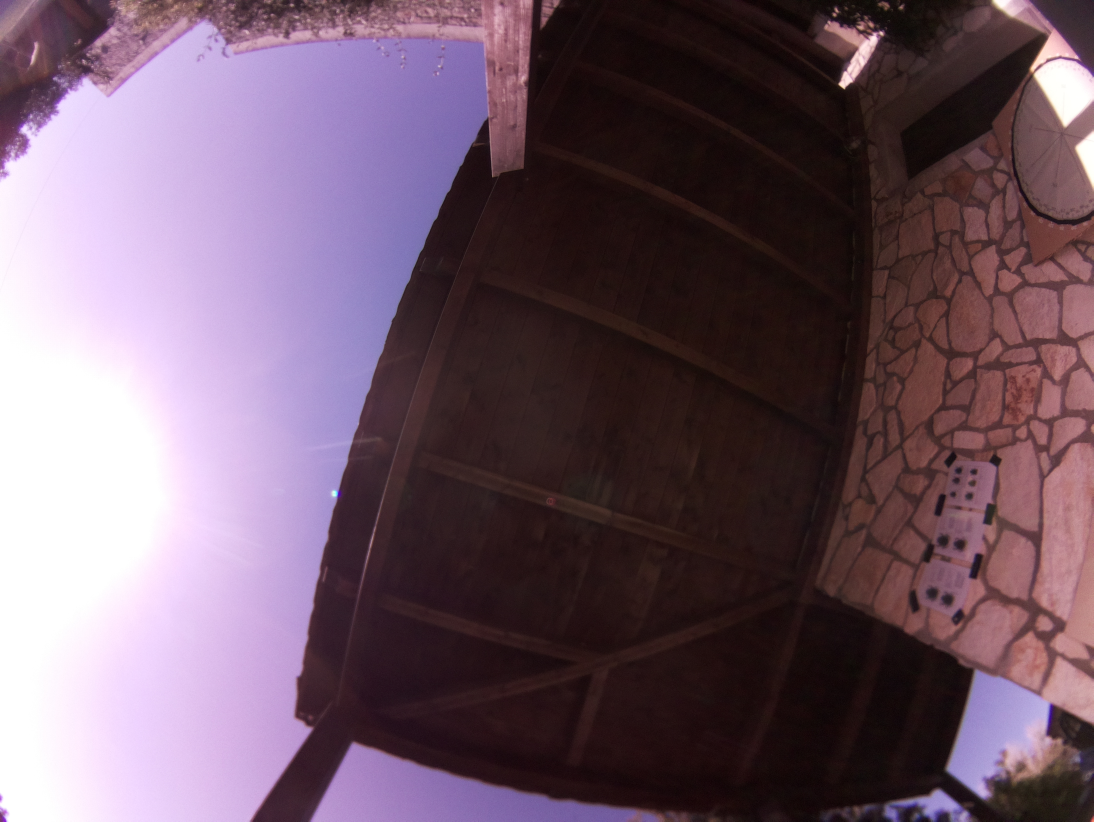
#> input picture sardinia_data/canopy_data/Thursday_19-05-22/17-20__Thursday_19-05-22/Thursday_19-05-22_17-20-24_CEST.jpg, 3280 x 2464 px (shown at 1/3 size)
$ python -i image_processing.py   (imports and definitions only)
#> lines starting #> are read from the running program, lines starting #| are printed output that depends on the picture
#> further down, picture is the input picture: shape (2464, 3280, 3); mean B, G, R 104.5, 89.3, 112
from datetime import datetime

import skylight as skl
import skimage.filters.thresholding as sft
import skimage as ski
import numpy as np
import imutils
import pytz
import cv2
import os

scale_percent = 15

thresholds = [sft.threshold_isodata, sft.threshold_li, sft.threshold_mean, sft.threshold_minimum,
              sft.threshold_otsu, sft.threshold_triangle, sft.threshold_yen]

coordinates = {
    "Sardinia": {"lon": 8.440184, "lat": 39.258648, "timezone": 'Europe/Rome'},
    "Vryburg": {"lon": 24.327144, "lat": -26.398643, "timezone": 'Africa/Johannesburg'},
    "Bela Bela": {"lon": 27.918972, "lat": -24.714872, "timezone": 'Africa/Johannesburg'},
    None: {"lon": None, "lat": None, "timezone": None}
}

sky_centre_images = {
    "Saturday_14-05-22_09-00-11_CEST": [datetime(2022, 5, 11, 1), datetime(2022, 5, 20, 23)],
    "Friday_11-11-22_16-01-02_SAST": [datetime(2022, 11, 10, 1), datetime(2022, 11, 13, 23)],
    "Sunday_20-11-22_14-28-16_SAST": [datetime(2022, 11, 14, 1), datetime(2022, 11, 29, 23)],
}

# Saturday_14-05-22_09-00-11_CEST, {'centre': array(1378.+1639.j), 'radius': array(1965, dtype=uint32)}
#   Friday_11-11-22_16-01-02_SAST, {'centre': array(1214.+1806.j), 'radius': array(1861, dtype=uint32)}
#   Sunday_20-11-22_14-28-16_SAST, {'centre': array(1272.+1682.j), 'radius': array(1404, dtype=uint32)}
sky_centres = {
    pytz.timezone(coordinates["Sardinia"]["timezone"]).localize(datetime(2022, 5, 20, 23)): {
        'centre': 1345.+1589.j, 'radius': 2000},
    pytz.timezone(coordinates["Vryburg"]["timezone"]).localize(datetime(2022, 11, 13, 23)): {
        'centre': 1214.+1806.j, 'radius': 2000},
    pytz.timezone(coordinates["Bela Bela"]["timezone"]).localize(datetime(2022, 11, 29, 23)): {
        'centre': 1272.+1682.j, 'radius': 1504},
}

sun_centres = {  # threshold algorithm, exposure, hand-picked x, y, centre drift
    'Friday_13-05-22_18-00-12_CEST': [sft.threshold_minimum, 8, 87, 1733, 22.64],
    'Friday_13-05-22_18-30-11_CEST': [sft.threshold_minimum, 8, 100, 1900, 20.83],
    'Friday_13-05-22_19-00-23_CEST': [sft.threshold_minimum, 8, 107, 2093, 22.92],
    'Friday_13-05-22_19-30-09_CEST': [sft.threshold_minimum, 8, 107, 2240, 23.83],
    'Friday_13-05-22_20-00-18_CEST': [sft.threshold_minimum, 8, 100, 2307, 18.35],
    'Friday_13-05-22_20-30-23_CEST': [sft.threshold_minimum, 8, 107, 2333, 23.00],
    'Friday_13-05-22_21-00-22_CEST': [sft.threshold_minimum, 8, 40, 2400, 20.15],
    'Monday_16-05-22_11-19-06_CEST': [sft.threshold_yen, 2, 2293, 1073, -3.59],
    'Saturday_14-05-22_06-32-27_CEST': [sft.threshold_minimum, 8, 3147, 2280, -3.00],
    'Saturday_14-05-22_07-00-12_CEST': [sft.threshold_minimum, 8, 3160, 1927, 7.00],
    'Saturday_14-05-22_07-30-13_CEST': [sft.threshold_otsu, 8, 3160, 1787, 11.95],
    'Saturday_14-05-22_08-00-13_CEST': [sft.threshold_otsu, 8, 3160, 1620, 9.70],
    'Saturday_14-05-22_08-30-18_CEST': [sft.threshold_minimum, 8, 3120, 1467, 7.59],
    'Saturday_14-05-22_09-00-11_CEST': [sft.threshold_minimum, 8, 3060, 1293, 10.26],
    'Sunday_15-05-22_17-05-48_CEST': [sft.threshold_yen, 2, 333, 1360, 5.00],
    'Sunday_15-05-22_17-41-05_CEST': [sft.threshold_minimum, 8, 227, 1487, 5.00],
    'Thursday_12-05-22_09-08-12_CEST': [sft.threshold_minimum, 8, 3067, 1633, -18.00],
    'Thursday_12-05-22_10-00-48_CEST': [sft.threshold_minimum, 8, 2813, 1300, -3.69],
    'Thursday_12-05-22_11-01-03_CEST': [sft.threshold_minimum, 8, 2433, 980, 5.78],
    'Thursday_12-05-22_12-03-06_CEST': [sft.threshold_minimum, 8, 1993, 920, 10.47],
    'Thursday_12-05-22_13-00-12_CEST': [sft.threshold_minimum, 8, 1647, 887, 20.55],
    'Thursday_12-05-22_14-09-27_CEST': [sft.threshold_minimum, 8, 1260, 927, 13.23],
    'Thursday_12-05-22_15-09-27_CEST': [sft.threshold_otsu, 8, 887, 1053, 18.27],
    'Thursday_12-05-22_16-01-54_CEST': [sft.threshold_minimum, 8, 600, 1167, 13.00],
    'Thursday_12-05-22_17-01-44_CEST': [sft.threshold_minimum, 8, 273, 1407, 17.40],
    'Thursday_12-05-22_18-00-11_CEST': [sft.threshold_minimum, 8, 87, 1547, 9.25],
    'Thursday_12-05-22_19-00-20_CEST': [sft.threshold_minimum, 8, 47, 1660, 4.00],
    'Thursday_12-05-22_20-02-32_CEST': [sft.threshold_minimum, 8, 67, 2253, 19.63],
    'Thursday_12-05-22_21-03-00_CEST': [sft.threshold_triangle, 2, 53, 2427, 20.08],
    'Thursday_19-05-22_11-30-21_CEST': [sft.threshold_otsu, 8, 2200, 973, 6.54],
    'Thursday_19-05-22_12-00-16_CEST': [sft.threshold_minimum, 8, 2060, 980, -1.00],
    'Thursday_19-05-22_12-30-11_CEST': [sft.threshold_minimum, 8, 1847, 940, 10.88],
    'Thursday_19-05-22_13-00-10_CEST': [sft.threshold_minimum, 8, 1673, 933, 9.43],
    'Thursday_19-05-22_13-30-25_CEST': [sft.threshold_minimum, 8, 1540, 933, 4.59],
    'Thursday_19-05-22_14-00-15_CEST': [sft.threshold_minimum, 8, 1347, 960, 9.84],
    'Thursday_19-05-22_14-30-14_CEST': [sft.threshold_minimum, 8, 1173, 987, 11.81],
    'Thursday_19-05-22_15-00-14_CEST': [sft.threshold_minimum, 8, 987, 1040, 11.93],
    'Thursday_19-05-22_16-33-48_CEST': [sft.threshold_triangle, 2, 533, 1213, 7.00],
    'Thursday_19-05-22_16-54-50_CEST': [sft.threshold_minimum, 8, 433, 1113, -3.76],
    'Thursday_19-05-22_17-20-24_CEST': [sft.threshold_minimum, 8, 260, 1473, 12.00],

    'Friday_11-11-22_14-25-46_SAST': [sft.threshold_yen, 8, 1200, 1153, 0.04],
    'Friday_11-11-22_16-01-02_SAST': [sft.threshold_triangle, 2, 660, 1533, 20.86],
    'Friday_18-11-22_09-22-15_SAST': [sft.threshold_minimum, 8, 2180, 1040, 35.10],
    'Friday_18-11-22_09-34-45_SAST': [sft.threshold_minimum, 8, 2153, 1113, 30.34],
    'Monday_14-11-22_07-35-27_SAST': [sft.threshold_minimum, 8, 2627, 920, 26.39],
    'Monday_14-11-22_08-31-21_SAST': [sft.threshold_minimum, 8, 2460, 1113, 21.10],
    'Monday_14-11-22_09-31-28_SAST': [sft.threshold_minimum, 8, 2100, 1287, 19.52],
    'Monday_14-11-22_10-33-11_SAST': [sft.threshold_yen, 2, 2020, 1320, 25.82],
    'Monday_14-11-22_11-30-27_SAST': [sft.threshold_minimum, 2, 1793, 1400, 0.18],
    'Monday_14-11-22_12-32-42_SAST': [sft.threshold_li, 8, 1573, 1460, 13.34],
    'Monday_14-11-22_13-31-22_SAST': [sft.threshold_minimum, 2, 1333, 1513, 36.02],
    'Monday_14-11-22_14-30-10_SAST': [sft.threshold_minimum, 2, 1120, 1473, 27.67],
    'Monday_14-11-22_15-32-43_SAST': [sft.threshold_triangle, 2, 827, 1567, 42.59],
    'Monday_14-11-22_16-31-03_SAST': [sft.threshold_minimum, 8, 680, 1487, 47.41],
    'Monday_14-11-22_17-30-59_SAST': [sft.threshold_minimum, 8, 527, 1267, 30.00],
    'Monday_14-11-22_18-30-49_SAST': [sft.threshold_minimum, 8, 467, 973, 26.00],
    'Monday_14-11-22_19-30-02_SAST': [sft.threshold_minimum, 2, 353, 740, 30.00],
    'Monday_21-11-22_05-31-37_SAST': [sft.threshold_minimum, 8, 2927, 833, 8.00],
    'Monday_21-11-22_06-00-11_SAST': [sft.threshold_minimum, 8, 2933, 813, 6.59],
    'Monday_21-11-22_06-31-27_SAST': [sft.threshold_minimum, 8, 2893, 807, 20.00],
    'Monday_21-11-22_07-01-53_SAST': [sft.threshold_minimum, 8, 2833, 973, 10.00],
    'Monday_21-11-22_08-01-37_SAST': [sft.threshold_minimum, 8, 2720, 1047, 30.56],
    'Monday_21-11-22_14-26-58_SAST': [sft.threshold_minimum, 8, 1047, 1440, 30.00],
    'Monday_28-11-22_08-29-06_SAST': [sft.threshold_isodata, 8, 2540, 993, 11.26],
    'Monday_28-11-22_08-48-02_SAST': [sft.threshold_isodata, 8, 2433, 1207, 20.00],
    'Monday_28-11-22_13-36-03_SAST': [sft.threshold_isodata, 8, 1307, 1420, 20.00],
    'Saturday_12-11-22_10-20-48_SAST': [sft.threshold_minimum, 8, 2533, 1320, 1.12],
    'Saturday_12-11-22_11-18-20_SAST': [sft.threshold_minimum, 8, 2240, 1407, 5.95],
    'Saturday_12-11-22_13-35-07_SAST': [sft.threshold_minimum, 8, 1407, 1233, -22.00],
    'Saturday_12-11-22_14-31-01_SAST': [sft.threshold_minimum, 8, 960, 1280, 0.00],
    'Saturday_12-11-22_15-23-06_SAST': [sft.threshold_minimum, 8, 740, 1140, 1.00],
    'Saturday_12-11-22_16-16-00_SAST': [sft.threshold_minimum, 8, 500, 940, -5.32],
    'Saturday_26-11-22_10-17-03_SAST': [sft.threshold_minimum, 8, 2120, 1160, 14.00],
    'Saturday_26-11-22_14-03-34_SAST': [sft.threshold_triangle, 2, 1120, 1427, 15.00],
    'Saturday_26-11-22_16-02-49_SAST': [sft.threshold_minimum, 8, 687, 1320, 26.61],
    'Sunday_13-11-22_08-01-27_SAST': [sft.threshold_minimum, 8, 3160, 1040, 2.35],
    'Sunday_13-11-22_09-00-04_SAST': [sft.threshold_minimum, 8, 3000, 1233, -4.00],
    'Sunday_13-11-22_10-00-06_SAST': [sft.threshold_minimum, 8, 2053, 333, 82.00],  # *
    'Sunday_13-11-22_11-00-09_SAST': [sft.threshold_otsu, 2, 2313, 1400, -7.24],
    'Sunday_13-11-22_12-00-05_SAST': [sft.threshold_otsu, 8, 1827, 1327, -7.80],
    'Sunday_13-11-22_13-00-06_SAST': [sft.threshold_minimum, 8, 1653, 1293, -9.55],
    'Sunday_13-11-22_14-00-04_SAST': [sft.threshold_otsu, 8, 1400, 1293, 0.76],
    'Sunday_13-11-22_15-00-05_SAST': [sft.threshold_otsu, 8, 933, 1253, 3.23],
    'Sunday_13-11-22_16-00-03_SAST': [sft.threshold_minimum, 8, 627, 1160, 2.52],
    'Sunday_13-11-22_17-00-05_SAST': [sft.threshold_minimum, 8, 347, 333, -20.10],
    'Sunday_20-11-22_14-28-16_SAST': [sft.threshold_minimum, 8, 1047, 1440, 23.95],
    'Sunday_20-11-22_14-36-46_SAST': [sft.threshold_minimum, 8, 1027, 1447, 26.00],
    'Sunday_20-11-22_14-45-36_SAST': [sft.threshold_minimum, 8, 1040, 1627, 45.15],
    'Sunday_27-11-22_15-14-02_SAST': [sft.threshold_yen, 2, 807, 1553, 40.00],
    'Sunday_27-11-22_15-30-38_SAST': [sft.threshold_minimum, 8, 680, 1340, 25.00],
    'Sunday_27-11-22_15-46-11_SAST': [sft.threshold_minimum, 8, 680, 1360, 32.24],
    'Sunday_27-11-22_16-02-54_SAST': [sft.threshold_minimum, 8, 613, 1300, 33.02],
    'Tuesday_22-11-22_10-23-15_SAST': [sft.threshold_minimum, 8, 2513, 1227, 43.79],
    'Tuesday_22-11-22_13-07-52_SAST': [sft.threshold_minimum, 8, 1413, 1413, 24.89],
    'Tuesday_22-11-22_14-16-59_SAST': [sft.threshold_minimum, 8, 1113, 1407, 29.29],
    'Wednesday_23-11-22_11-00-00_SAST': [sft.threshold_minimum, 8, 2153, 1253, 20.00],
    'Wednesday_23-11-22_12-01-04_SAST': [sft.threshold_minimum, 8, 1673, 1347, 20.00],
    'Wednesday_23-11-22_13-01-47_SAST': [sft.threshold_minimum, 8, 1380, 1360, 20.00]
}

continue_exploring = False


# [7 lines left out: function expose, not called in this run]


def extract_sun_vector(image, approx_xy=None, time=None, fig_name=None, show=False):
#> called with show = False
    global continue_exploring

    img_sun = read_image(image)

    height, width, _ = img_sun.shape
#> height = 2464; width = 3280
    dim = (int(width * scale_percent / 100), int(height * scale_percent / 100))
#> dim = (492, 369)

    img_2 = np.clip(np.power(img_sun[..., 2] / 255, 2) * 255, 0, 255).astype('uint8')
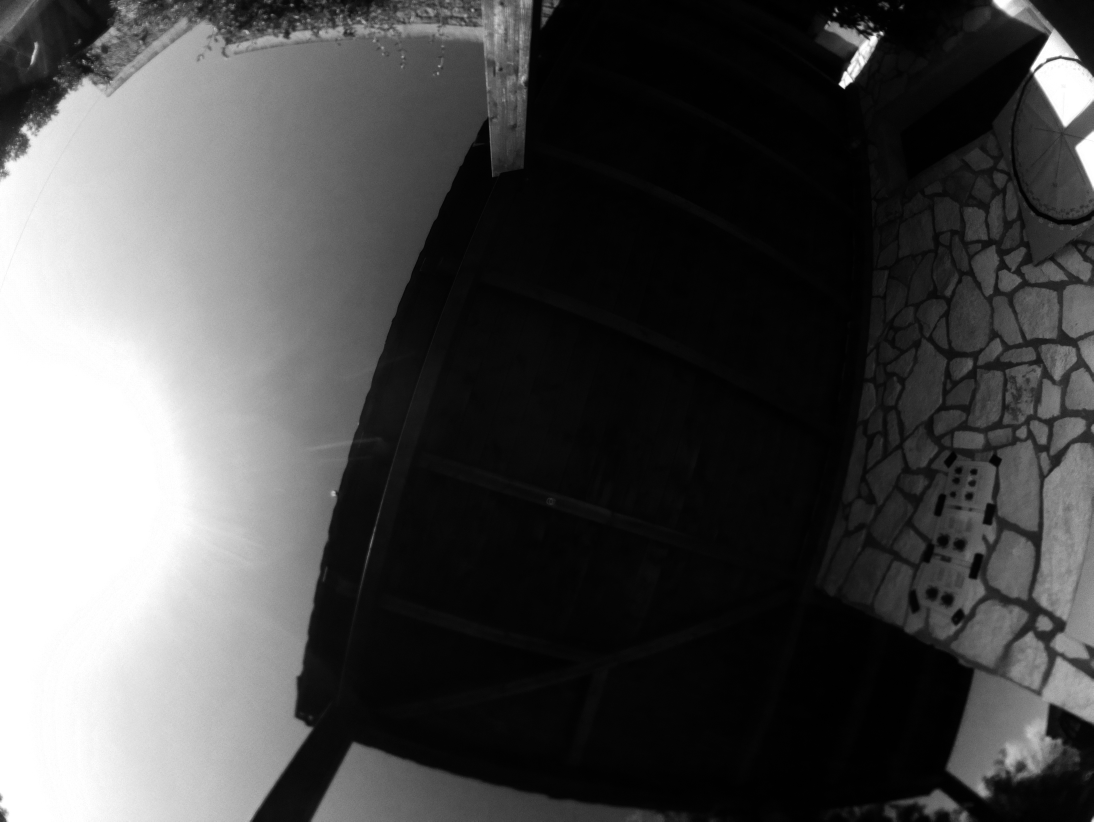
#> img_2: shape (2464, 3280) (shown at 1/3 size); min 0, max 255, mean 75.9
    img_8 = np.clip(np.power(img_sun[..., 2] / 255, 8) * 255, 0, 255).astype('uint8')
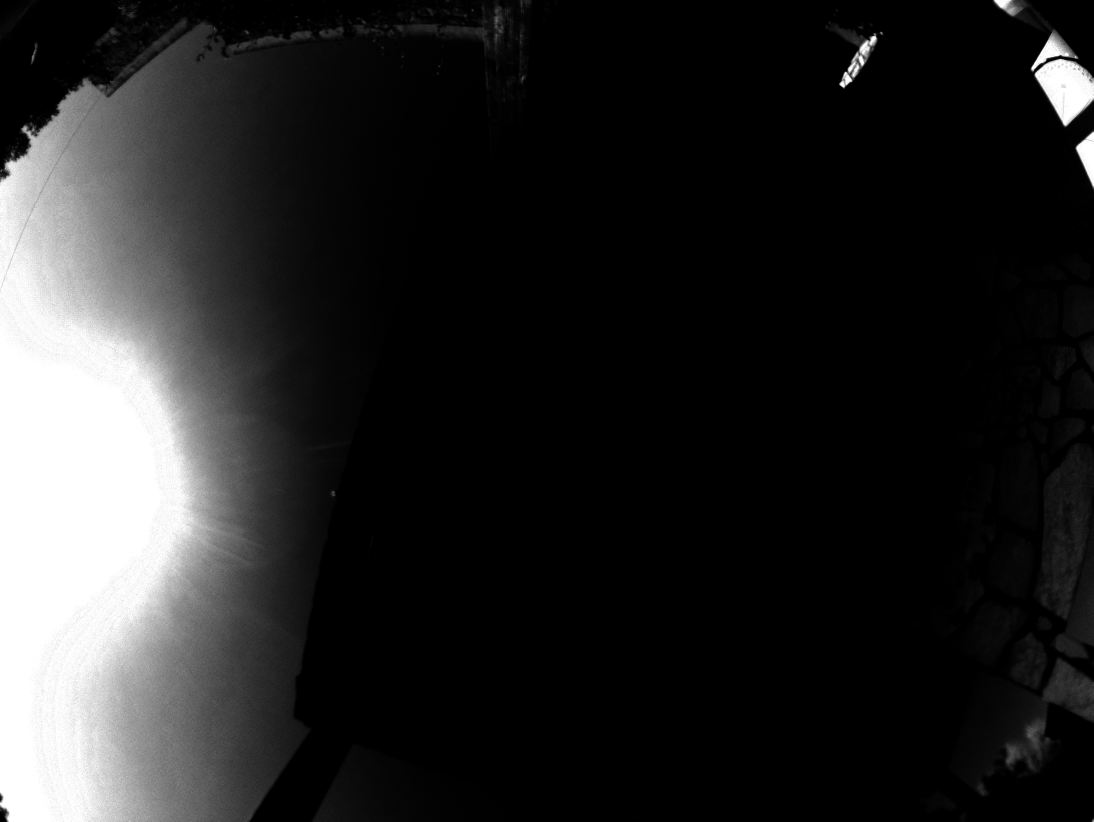
#> img_8: shape (2464, 3280) (shown at 1/3 size); min 0, max 255, mean 38

    # cv2.imshow("Image exposure", cv2.resize(cv2.hconcat([img_2, img_8]), (dim[0] * 2, dim[1]), interpolation=cv2.INTER_AREA))

    xy_sun = {
        "xy": [],
        "threshold_name": [],
        "threshold_value": [],
        "exposure": []
    }

    threshold = sft.threshold_otsu
    exposure = 8
    img_temp = img_8

    print(fig_name, end=",   \t")
    if fig_name == "" and not continue_exploring:
        continue_exploring = True
    elif fig_name in sun_centres and not continue_exploring:
        threshold = sun_centres[fig_name][0]
        exposure = sun_centres[fig_name][1]
        x_sun = sun_centres[fig_name][2]
        y_sun = sun_centres[fig_name][3]
        # [4 lines of commented-out code are left out]
        xy_sun["threshold_name"].append(threshold.__name__)
        xy_sun["threshold_value"].append(-1)
        xy_sun["exposure"].append(exposure)
        xy_sun["xy"].append(y_sun + 1j * x_sun)

    # if not continue_exploring:
    #     theta = threshold(img_temp)
    #
    #     img_t_exp = (img_temp > theta).astype('uint8') * 255
    #
    #     xy_sun["threshold_name"].append(threshold.__name__)
    #     xy_sun["threshold_value"].append(theta)
    #     xy_sun["exposure"].append(exposure)
    #
    #     c_sun = find_sun2(img_t_exp, img_temp)
    #
    #     xy_sun["xy"].append(c_sun)
    # else:
    if continue_exploring:
        for threshold in thresholds:
            img_t = {}
            for exposure, img_temp in [(2, img_2), (8, img_8)]:
                try:
                    theta = threshold(img_temp)
                except (RuntimeError, ValueError):
                    print(f"Warning: threshold '{threshold.__name__}' could not operate the image "
                          f"with exposure: {exposure}.")
                    continue

                img_t_exp = (img_temp > theta).astype('uint8') * 255

                c_sun = find_sun2(img_t_exp, img_temp)

                if c_sun is None:
                    continue

                xy_sun["xy"].append(c_sun)
                xy_sun["threshold_name"].append(threshold.__name__)
                xy_sun["threshold_value"].append(theta)
                xy_sun["exposure"].append(exposure)

                img_t_exp = cv2.cvtColor(img_t_exp, cv2.COLOR_GRAY2BGR)
                cv2.circle(img_t_exp, (int(np.imag(c_sun)), int(np.real(c_sun))), 20, (0, 0, 255), 3)
                # xy_sun["xy"].append(find_sun(img_t[exposure]))

                img_t[exposure] = img_t_exp

            cv2.imshow(f"Image {threshold.__name__}",
                       cv2.resize(cv2.hconcat([img_t[k] for k in img_t]),
                                  (dim[0] * len(img_t.keys()), dim[1]), interpolation=cv2.INTER_AREA))

            cv2.waitKey(1)

    c_sky, c_radius = [], []
    for ki, k in enumerate(sky_centres):
        if time < k:
            c_sky = sky_centres[k]["centre"]
            c_radius = sky_centres[k]["radius"]
            break

    # evaluate the predictions
    if approx_xy is not None:
        nb_xys = len(xy_sun["xy"])

        errors = []
        for i in range(nb_xys):
            xy_pred = xy_sun["xy"][i]
            error_local = abs((approx_xy - np.angle(xy_pred - c_sky) + np.pi) % (2 * np.pi) - np.pi)
            errors.append(error_local)

        error_min_i = np.argmin(errors)
        a_predi = (np.angle(xy_sun['xy'][error_min_i] - c_sky) + np.pi) % (2 * np.pi) - np.pi
        a_model = (approx_xy + np.pi) % (2 * np.pi) - np.pi
        print(f"Best fit: {xy_sun['threshold_name'][error_min_i]} ({xy_sun['threshold_value'][error_min_i]:.2f}), "
              f"exposure = {xy_sun['exposure'][error_min_i]}, "
              f"prediction = {np.rad2deg(a_predi):.2f}, model = {np.rad2deg(a_model):.2f}, "
              f"x = {np.imag(xy_sun['xy'][error_min_i]):.0f}, y = {np.real(xy_sun['xy'][error_min_i]):.0f}")

        c_sun = xy_sun['xy'][error_min_i]
    else:
        default_threshold = 'threshold_minimum'
        default_exposure = 8
        index, value = np.where(np.all([np.array(xy_sun['threshold']) == default_threshold,
                                np.array(xy_sun['exposure']) == default_exposure], axis=0))

        print(index, value)
        c_sun = xy_sun["xy"][index][:, 1] + 1j * xy_sun["xy"][index][:, 0]

    # [12 lines of commented-out code are left out]
    draw_marks(image, c_sun, c_sky, c_radius)

    cv2.imshow("Image value", cv2.resize(image, dim, interpolation=cv2.INTER_AREA))

    if show:
        if fig_name is None:
            fig_name = "Sky Image"
        cv2.imshow(fig_name, cv2.resize(image, dim, interpolation=cv2.INTER_AREA))

    cv2.waitKey(int(not continue_exploring))

    return c_sun - c_sky


# [81 lines left out: functions extract_sun_vector_from_name, extract_sky_centres, not called in this run]


def read_image(image_path, grayscale=False, red=True, green=True, blue=True, blur=False):
    """
    Load the image, convert it to grayscale, and blur it
    """
    if isinstance(image_path, str):
        image = cv2.imread(image_path)
    else:
        image = image_path.copy()

    if grayscale:
        if not red:
            image[:, :, 2] = 0  # remove red
        if not green:
            image[:, :, 1] = 0  # remove green
        if not blue:
            image[:, :, 0] = 0  # remove blue
        image = np.array(cv2.cvtColor(image, cv2.COLOR_BGR2GRAY) * 3. / (float(red) + float(green) + float(blue)),
                         dtype='uint8')
    if blur:
        image = cv2.GaussianBlur(image, (11, 11), 0)

    return image


# [127 lines left out: functions threshold_image, connected_component_analysis, find_sun, find_sun2, find_sky, not called in this run]


def poly_perimeter(points):
    points = np.array(points)
    return np.squeeze(np.sum(np.sqrt(np.sum(np.square(np.diff(points, axis=0, append=points[:1])), axis=-1)), axis=0))


# [26 lines left out: functions get_observer_from_file_name, draw_marks, not called in this run]


# [48 lines not run here, left out]

>>> import cv2
>>> picture = cv2.imread('../sardinia_data/canopy_data/Thursday_19-05-22/17-20__Thursday_19-05-22/Thursday_19-05-22_17-20-24_CEST.jpg')
#> (the run stopped early here; a loop or call above may not have finished)
